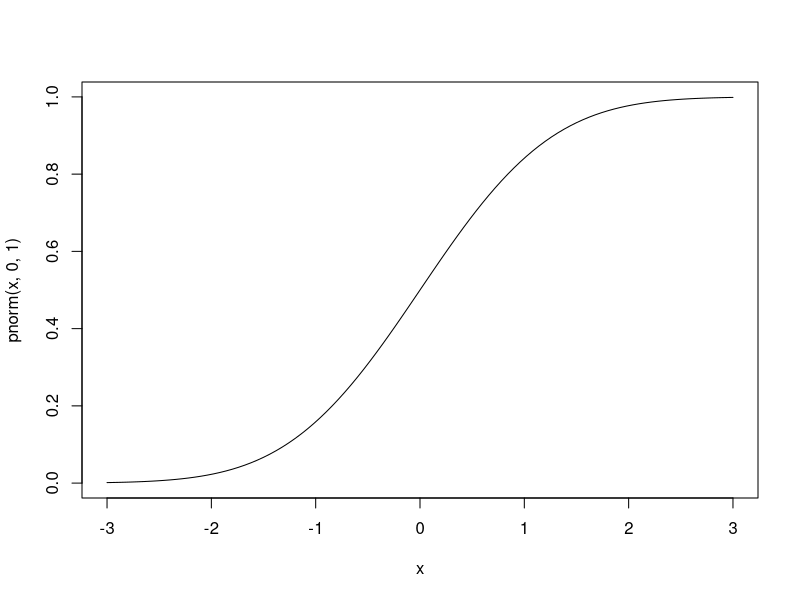

This chart was generated by the following R code:
x <- curve(pnorm(x, 0, 1), from = -3, to = 3)

calc_z <- function(x_bar, mean_, sd_, n) {
  return((x_bar - mean_) / (sd_ / sqrt(n)))
}

print(paste("Quanitle: ", qnorm(0.975, 0, 1)))
print(paste("Cumulative distribution: ", pnorm(1.79, 0, 1)))
print(1 - pnorm(1.79, 0, 1))
print(paste("Probability density: ", dnorm(0.253, 0, 1)))

print("Student t-distibution")
print(paste("CDF of t-distribition:", pt(1.901, 4)))
print(1 - pt(1.901, 4))
